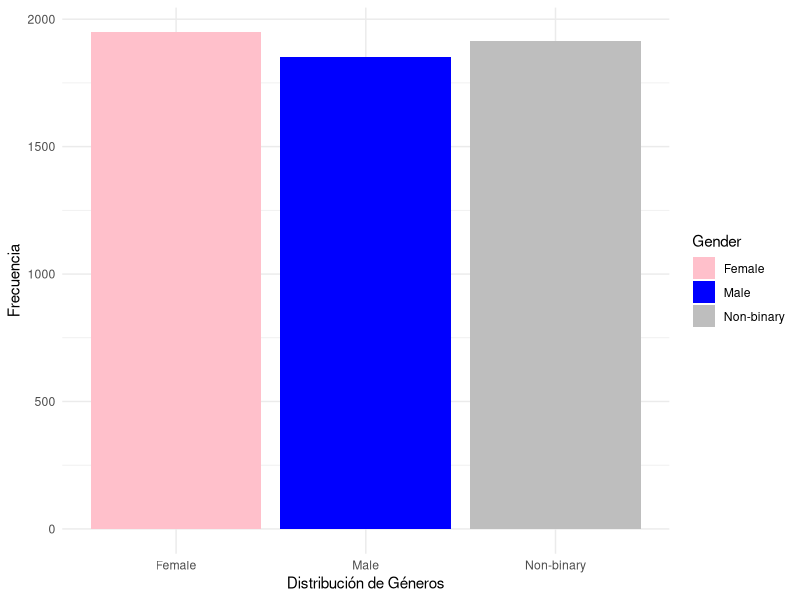
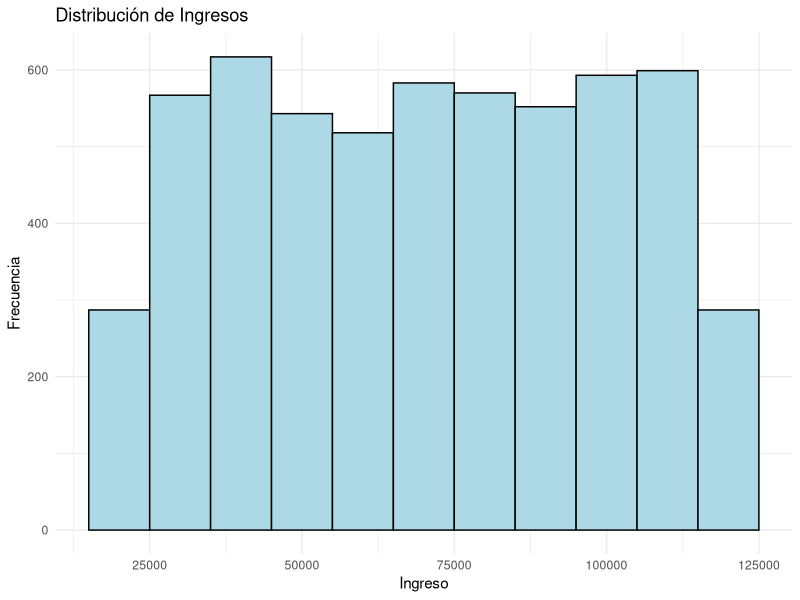
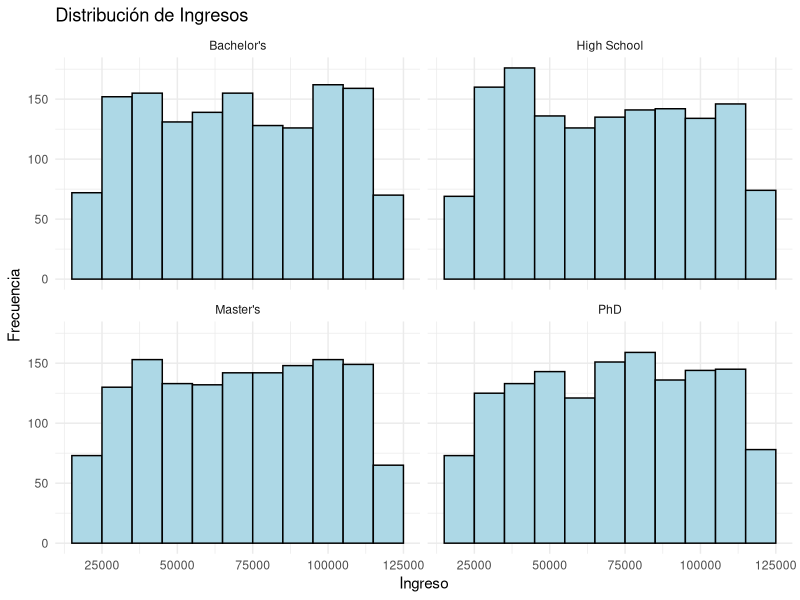
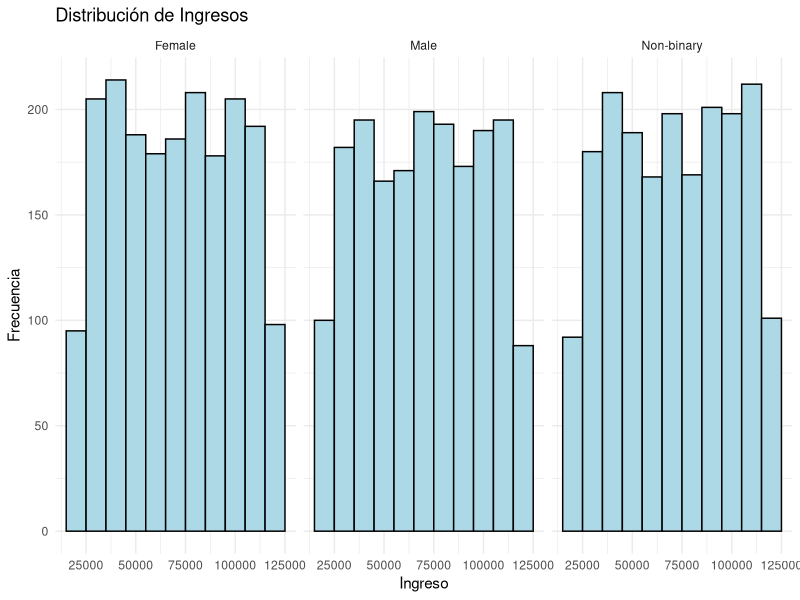
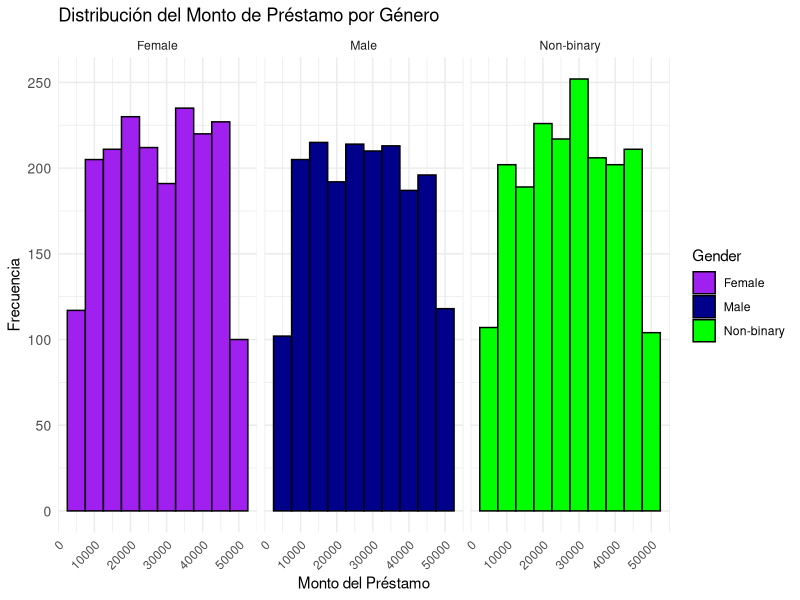
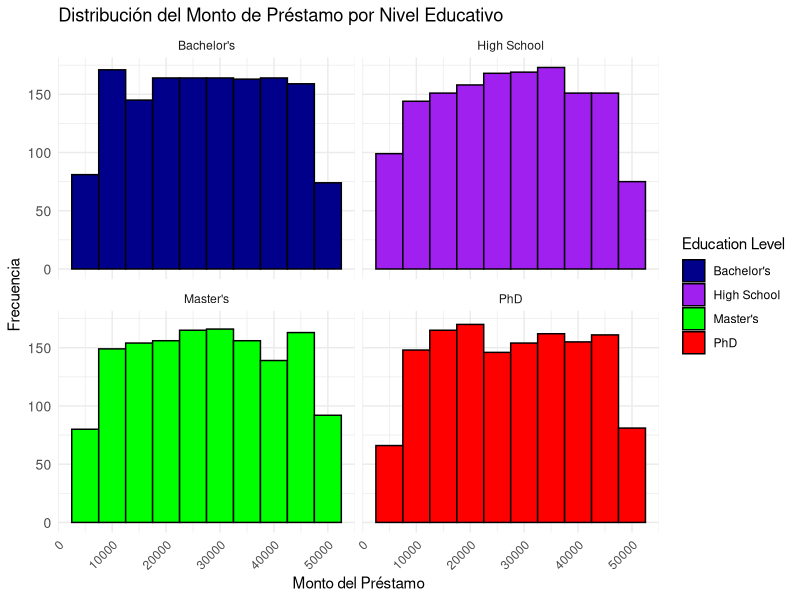
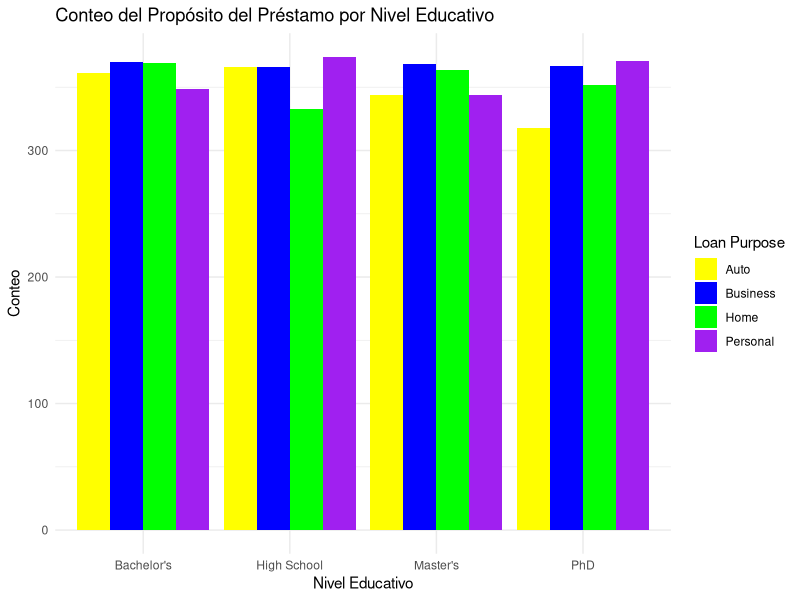
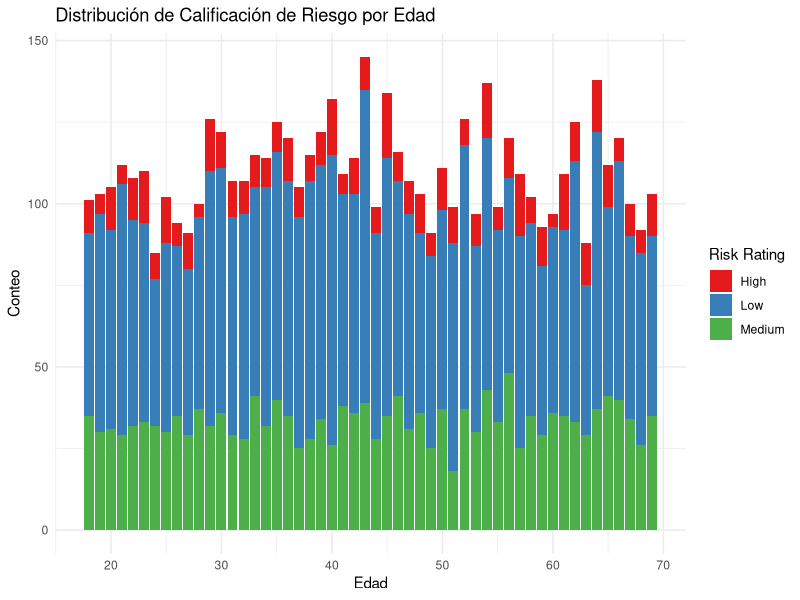

The R script that drew these images, in order:
## ---- chunk 1
library(readr)
base_financial_risk_assessment <- read_delim("base-financial-risk-assessment.csv", 
    delim = ";", escape_double = FALSE, trim_ws = TRUE)
View(base_financial_risk_assessment)
## ---- chunk 2
head(base_financial_risk_assessment)
## ---- chunk 3
Base_limpia <- na.omit(base_financial_risk_assessment)
head(Base_limpia)
## ---- chunk 4
library(dplyr)
resultado <- Base_limpia %>% 
  summarise(
    
    # calculamos los estadísticos de interés para la variable edad/Age
    media_edad = mean(Age),
    varianza_edad = var(Age),
    min_edad = min(Age),
    max_edad = max(Age),
    
    # Calculamos los estadísticos de interés para la variable ingreso/Income
    media_ingresos = mean(Income),
    varianza_ingresos = var(Income),
    min_ingresos = min(Income),
    max_ingresos = max(Income),
    
    # Calculamos los estadísticos de interés para la variable record_crediticio/ Credit Score
    media_record_crediticio = mean(`Credit Score`),
    varianza_record_crediticio = var(`Credit Score`),
    min_record_crediticio = min(`Credit Score`),
    max_record_crediticio = max(`Credit Score`),
    
    # Calculamos los estadísticos de interés para la variable monto del préstamo/ Loan Amount
    media_monto_prestamo = mean(`Loan Amount`),
    varianza_monto_prestamo = var(`Loan Amount`),
    min_monto_prestamo = min(`Loan Amount`),
    max_monto_prestamo = max(`Loan Amount`),
    
    # Calculamos los estadísticos de interés para variable anyos_trabajo / Years at current job
    media_anyos_trabajo = mean(`Years at Current Job`),
    varianza_anyos_trabajo = var(`Years at Current Job`),
    min_anyos_trabajo = min(`Years at Current Job`),
    max_anyos_trabajo = max(`Years at Current Job`),
  )
## ---- chunk 5
resultado$media_edad
resultado$min_edad
resultado$max_edad
## ---- chunk 6
resultado$media_ingresos
resultado$varianza_ingresos
resultado$min_ingresos
resultado$max_ingresos
## ---- chunk 7
resultado$media_monto_prestamo
resultado$varianza_monto_prestamo
resultado$min_monto_prestamo
resultado$max_monto_prestamo
## ---- chunk 8
library(ggplot2)
# Gráfico con las distribuciones del género
ggplot(Base_limpia, aes(x = Gender, fill = Gender)) +
  geom_bar() +
  scale_fill_manual(values = c("Male" = "blue", "Female" = "pink", "Non-binary" = "gray")) +
  labs(x = "Distribución de Géneros", y = "Frecuencia") + theme_minimal()

## ---- chunk 9
library(ggplot2)
ggplot(Base_limpia, aes(x = Income)) + 
  geom_histogram(binwidth = 10000, fill = "lightblue", color = "black") + 
  labs(x = "Ingreso", y = "Frecuencia", title = "Distribución de Ingresos") +
 theme_minimal()
## ---- chunk 10
library(ggplot2)
ggplot(Base_limpia, aes(x = Income)) + 
  geom_histogram(binwidth = 10000, fill = "lightblue", color = "black") + 
  labs(x = "Ingreso", y = "Frecuencia", title = "Distribución de Ingresos") + theme_minimal() +
  facet_wrap(~ `Education Level`)  # Facet por nivel educativo
## ---- chunk 11
library(ggplot2)
ggplot(Base_limpia, aes(x = Income)) + 
  geom_histogram(binwidth = 10000, fill = "lightblue", color = "black") + 
  labs(x = "Ingreso", y = "Frecuencia", title = "Distribución de Ingresos") + theme_minimal() +
  facet_wrap(~ Gender)  # Facet Género
## ---- chunk 12
library(ggplot2)

ggplot(Base_limpia, aes(x = `Loan Amount`, fill = Gender)) +  
  geom_histogram(binwidth = 5000, color = "black", position = "identity") +  
  scale_fill_manual(values = c("Male" = "darkblue", "Female" = "purple", "Non-binary" = "green")) +  
  facet_wrap(~ Gender) +  
  labs(x = "Monto del Préstamo", y = "Frecuencia", title = "Distribución del Monto de Préstamo por Género") + 
  theme_minimal() +
  theme(axis.text.y = element_text(size = 10), # Ajustamos el tamaño del texto
        axis.text.x = element_text(angle = 45, hjust = 1))  #Rotamos el texto


## ---- chunk 13
library(ggplot2)

ggplot(Base_limpia, aes(x = `Loan Amount`, fill = `Education Level`)) +  
  geom_histogram(binwidth = 5000, color = "black", position = "identity") +  
  scale_fill_manual(values = c("Bachelor's" = "darkblue", "High School" = "purple", "Master's" = "green", "PhD" = "red")) +  
  facet_wrap(~ `Education Level`) +  
  labs(x = "Monto del Préstamo", y = "Frecuencia", title = "Distribución del Monto de Préstamo por Nivel Educativo") + 
  theme_minimal() +
  theme(axis.text.y = element_text(size = 10), # Ajustamos el tamaño del texto
        axis.text.x = element_text(angle = 45, hjust = 1))  #Rotamos el texto
## ---- chunk 14
library(ggplot2)
library(dplyr)

# Contar las combinaciones de Education Level y Loan Purpose
Base_count <- Base_limpia %>%
  group_by(`Education Level`, `Loan Purpose`) %>%
  summarise(Count = n(), .groups = 'drop')

# Gráfico de barras para visualizar el conteo
ggplot(Base_count, aes(x = `Education Level`, y = Count, fill = `Loan Purpose`)) +
  geom_bar(stat = "identity", position = "dodge") +  # Usa barras para mostrar el conteo
  labs(x = "Nivel Educativo", y = "Conteo", title = "Conteo del Propósito del Préstamo por Nivel Educativo") +
  scale_fill_manual(values = c("Business" = "blue", "Personal" = "purple", "Home" = "green", "Auto" = "yellow")) +
  theme_minimal()

## ---- chunk 15
library(ggplot2)
ggplot(Base_limpia, aes(x = Age, fill = `Risk Rating`)) +
  geom_bar() +  
  labs(x = "Edad", y = "Conteo", title = "Distribución de Calificación de Riesgo por Edad") + 
  theme_minimal() +  
  scale_fill_brewer(palette = "Set1")  
## ---- chunk 16
library(ggplot2)

ggplot(Base_limpia, aes(x = `Risk Rating`, fill = `Education Level`)) +  
  geom_bar(color = "black", position = "identity") +  
  scale_fill_manual(values = c("Bachelor's" = "darkblue", "High School" = "purple", "Master's" = "green", "PhD" = "red")) +  
  facet_wrap(~ `Education Level`) +  
  labs(x = "Calificación de Riesgo", y = "Frecuencia", title = "Distribución de la Calificación de Riesgo por Nivel Educativo") + 
  theme_minimal() +
  theme(axis.text.y = element_text(size = 10), # Ajustamos el tamaño del texto
        axis.text.x = element_text(angle = 45, hjust = 1))  # Rotamos el texto


## ---- chunk 17
library(ggplot2)

ggplot(Base_limpia, aes(x = `Risk Rating`, y = Income, fill = `Risk Rating`)) +  
  geom_boxplot(color = "black") +  
  scale_fill_manual(values = c("Low" = "green", "Medium" = "yellow", "High" = "red", "Very High" = "purple")) +  
  labs(x = "Calificación de Riesgo", y = "Ingreso", title = "Comparación de la Calificación de Riesgo con el Ingreso") + 
  theme_minimal() +
  theme(axis.text.y = element_text(size = 10), # Ajustamos el tamaño del texto
        axis.text.x = element_text(angle = 45, hjust = 1))  # Rotamos el texto

